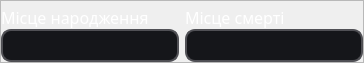
       <widget class="QFrame" name="frame_center_bottom">
        <property name="minimumSize">
         <size>
          <width>0</width>
          <height>63</height>
         </size>
        </property>
        <property name="maximumSize">
         <size>
          <width>16777215</width>
          <height>63</height>
         </size>
        </property>
        <property name="frameShape">
         <enum>QFrame::StyledPanel</enum>
        </property>
        <property name="frameShadow">
         <enum>QFrame::Raised</enum>
        </property>
        <layout class="QHBoxLayout" name="horizontalLayout_2">
         <property name="leftMargin">
          <number>0</number>
         </property>
         <property name="topMargin">
          <number>0</number>
         </property>
         <property name="rightMargin">
          <number>0</number>
         </property>
         <property name="bottomMargin">
          <number>0</number>
         </property>
         <item>
          <widget class="QFrame" name="left_frame_2">
           <property name="maximumSize">
            <size>
             <width>16777215</width>
             <height>16777215</height>
            </size>
           </property>
           <layout class="QVBoxLayout" name="verticalLayout_5">
            <property name="spacing">
             <number>0</number>
            </property>
            <property name="leftMargin">
             <number>0</number>
            </property>
            <property name="topMargin">
             <number>0</number>
            </property>
            <property name="rightMargin">
             <number>0</number>
            </property>
            <property name="bottomMargin">
             <number>0</number>
            </property>
            <item>
             <widget class="QLabel" name="label_placeOfBirth">
              <property name="font">
               <font>
                <family>Segoe Print</family>
                <pointsize>12</pointsize>
               </font>
              </property>
              <property name="styleSheet">
               <string notr="true">color: white;</string>
              </property>
              <property name="text">
               <string>Місце народження</string>
              </property>
              <property name="alignment">
               <set>Qt::AlignBottom|Qt::AlignLeading|Qt::AlignLeft</set>
              </property>
             </widget>
            </item>
            <item>
             <widget class="QLineEdit" name="lineEdit_placeOfBirth">
              <property name="minimumSize">
               <size>
                <width>0</width>
                <height>30</height>
               </size>
              </property>
              <property name="maximumSize">
               <size>
                <width>16777215</width>
                <height>16777215</height>
               </size>
              </property>
              <property name="font">
               <font>
                <family>Monotype Corsiva</family>
                <pointsize>14</pointsize>
               </font>
              </property>
              <property name="mouseTracking">
               <bool>false</bool>
              </property>
              <property name="styleSheet">
               <string notr="true">background-color: rgba(21, 22, 26, 255);
color: rgb(190, 190, 190);
border-radius: 10px;
border-bottom: 2px solid rgb(80, 80, 85, 255);
border-right: 2px solid rgb(80, 80, 85, 255);
border-top: 2px solid rgb(80, 80, 85, 255);
border-left: 2px solid rgb(80, 80, 85, 255);</string>
              </property>
              <property name="cursorMoveStyle">
               <enum>Qt::LogicalMoveStyle</enum>
              </property>
              <property name="clearButtonEnabled">
               <bool>true</bool>
              </property>
             </widget>
            </item>
           </layout>
          </widget>
         </item>
         <item>
          <widget class="QFrame" name="right_frame_2">
           <property name="maximumSize">
            <size>
             <width>16777215</width>
             <height>16777215</height>
            </size>
           </property>
           <layout class="QVBoxLayout" name="verticalLayout_6">
            <property name="spacing">
             <number>0</number>
            </property>
            <property name="leftMargin">
             <number>0</number>
            </property>
            <property name="topMargin">
             <number>0</number>
            </property>
            <property name="rightMargin">
             <number>0</number>
            </property>
            <property name="bottomMargin">
             <number>0</number>
            </property>
            <item>
             <widget class="QLabel" name="label_placeOfDeath">
              <property name="font">
               <font>
                <family>Segoe Print</family>
                <pointsize>12</pointsize>
               </font>
              </property>
              <property name="styleSheet">
               <string notr="true">color: white;</string>
              </property>
              <property name="text">
               <string>Місце смерті</string>
              </property>
              <property name="alignment">
               <set>Qt::AlignBottom|Qt::AlignLeading|Qt::AlignLeft</set>
              </property>
             </widget>
            </item>
            <item>
             <widget class="QLineEdit" name="lineEdit_placeOfDeath">
              <property name="minimumSize">
               <size>
                <width>0</width>
                <height>30</height>
               </size>
              </property>
              <property name="maximumSize">
               <size>
                <width>16777215</width>
                <height>16777215</height>
               </size>
              </property>
              <property name="font">
               <font>
                <family>Monotype Corsiva</family>
                <pointsize>14</pointsize>
               </font>
              </property>
              <property name="mouseTracking">
               <bool>false</bool>
              </property>
              <property name="styleSheet">
               <string notr="true">background-color: rgba(21, 22, 26, 255);
color: rgb(190, 190, 190);
border-radius: 10px;
border-bottom: 2px solid rgb(80, 80, 85, 255);
border-right: 2px solid rgb(80, 80, 85, 255);
border-top: 2px solid rgb(80, 80, 85, 255);
border-left: 2px solid rgb(80, 80, 85, 255);</string>
              </property>
              <property name="cursorMoveStyle">
               <enum>Qt::LogicalMoveStyle</enum>
              </property>
              <property name="clearButtonEnabled">
               <bool>true</bool>
              </property>
             </widget>
            </item>
           </layout>
          </widget>
         </item>
        </layout>
       </widget>
